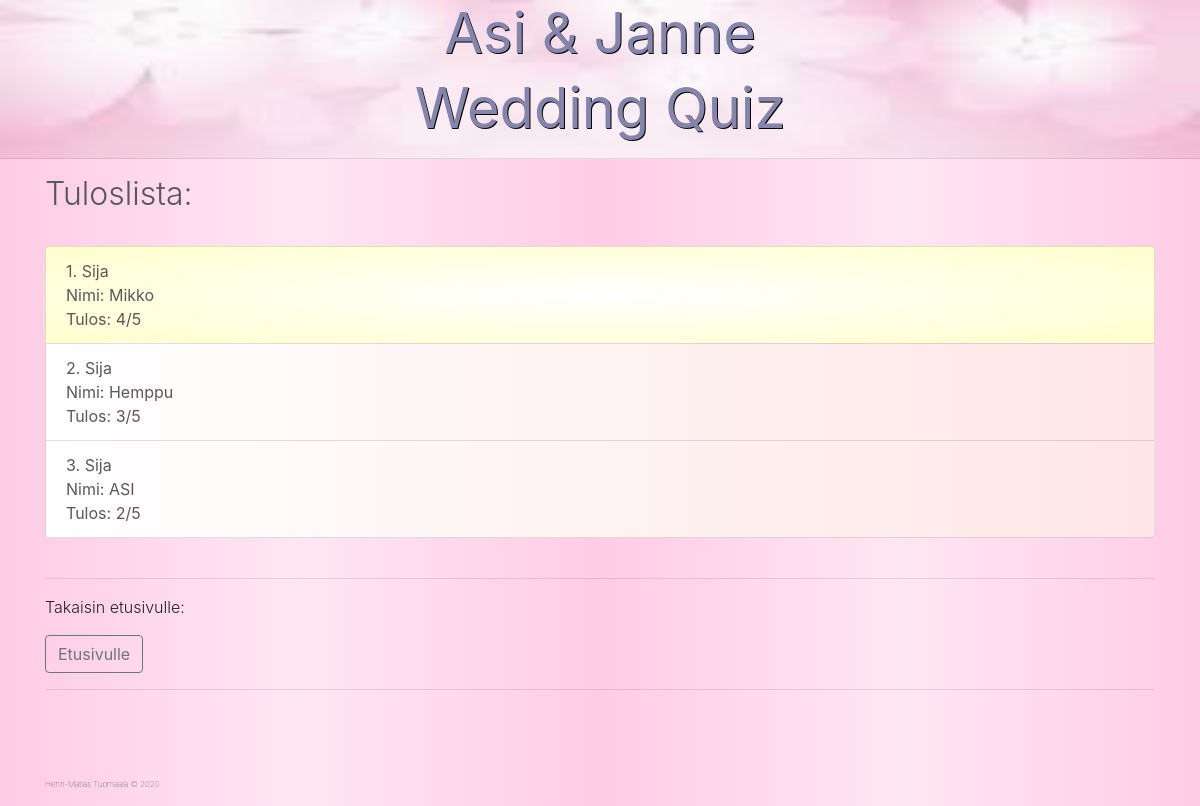
The page /board/ on the database as committed earlier.
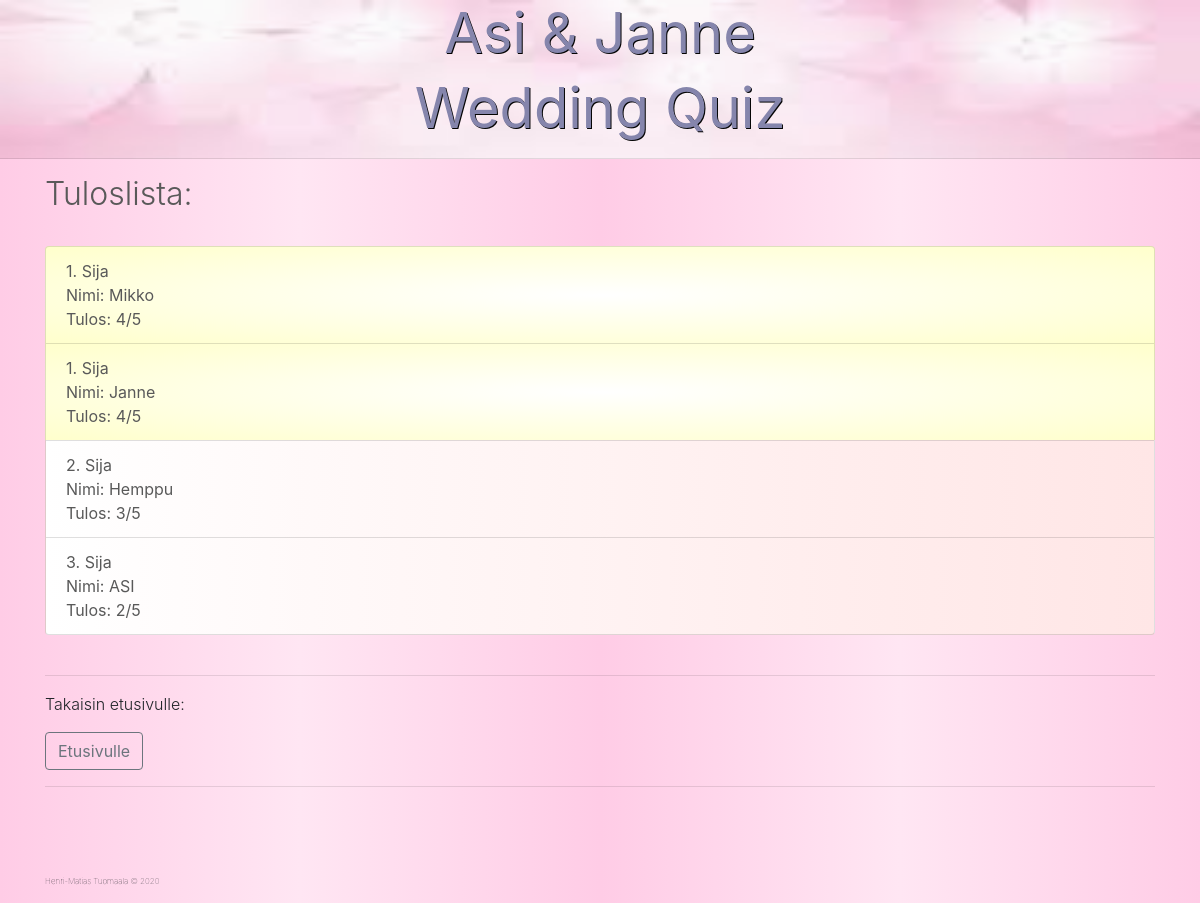
The same page on the database as committed later.
### clogin/models.py (models this page shows, shortened)
class Keys(models.Model):
    key = models.CharField(max_length=6, unique=True)
    name = models.CharField(max_length=100)
    used = models.BooleanField(default=False)
    score = models.IntegerField(default=0)
    submitted = models.BooleanField(default=False)

### quiz/views.py (the view)
# urls.py: path('board/', views.board, name='quiz-board'),
def board(request):
    position = 0
    sub_num = 0
    temp_score = 0
    context = {
        'names' : []
    }
    for i in Keys.objects.values():
        if i['submitted']:
            context['names'].append([i['score'], i['name'], 0])
            context['names'].sort(reverse=True)
            sub_num += 1
    for n in context['names']:
        if position == 0 or temp_score > n[0]:
            position += 1
        n[2] = position
        temp_score = n[0]
    if sub_num == 0:
        context = {
            'names' : [[0, 0, 0]]
        }
    return render(request, 'quiz/board.html', context)

### quiz/templates/quiz/board.html (shortened to what this page needs)
{% extends "clogin/base.html" %}
{% block content %}
    <h2 class="font-weight-light" style="color: #595959;">Tuloslista:</h2>
    <br>
    <ul class="list-group">
        {% for item2, item1, item3 in names %}
        {% if item3 == "1" or item3 == 1 %}
        <li class="list-group-item" style="background-image: radial-gradient(white, #ffffcc); color: #595959;">
            {{item3}}. Sija <br> Nimi: {{item1}} <br> Tulos: {{item2}}/5
        </li>
        {% else %}
        <li class="list-group-item" style="background-image: linear-gradient(to right, rgb(255, 255, 255), rgb(255, 230, 230)); color: #595959;">
            {{item3}}. Sija <br> Nimi: {{item1}} <br> Tulos: {{item2}}/5
        </li>
        {% endif %}
        {% endfor %}
    </ul>
    <br>
    <hr>
    <p class="font-weight-light">Takaisin etusivulle:</p>
    <a class="btn btn-outline-secondary" href="{% url 'login-home' %}" role="button">Etusivulle</a>
    <hr>
    <br>
{% endblock content %}

Rows that differ between the two databases and show on the page:
now on this page (row edited): Keys: names "Janne"
Other text that changed with them:
new list line: "1 . Sija Nimi: Tulos: 4 /5"
